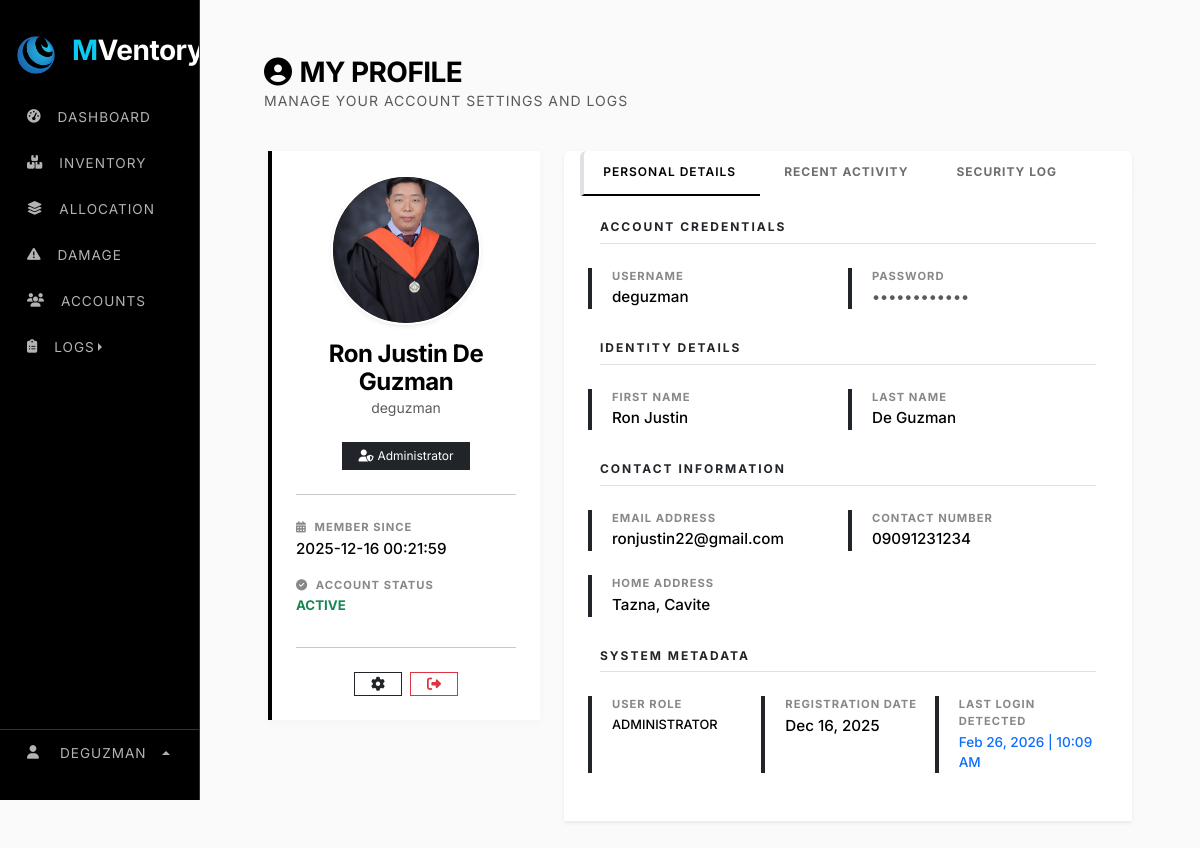
The app's page /web_content/profile.php (signed in), older data.
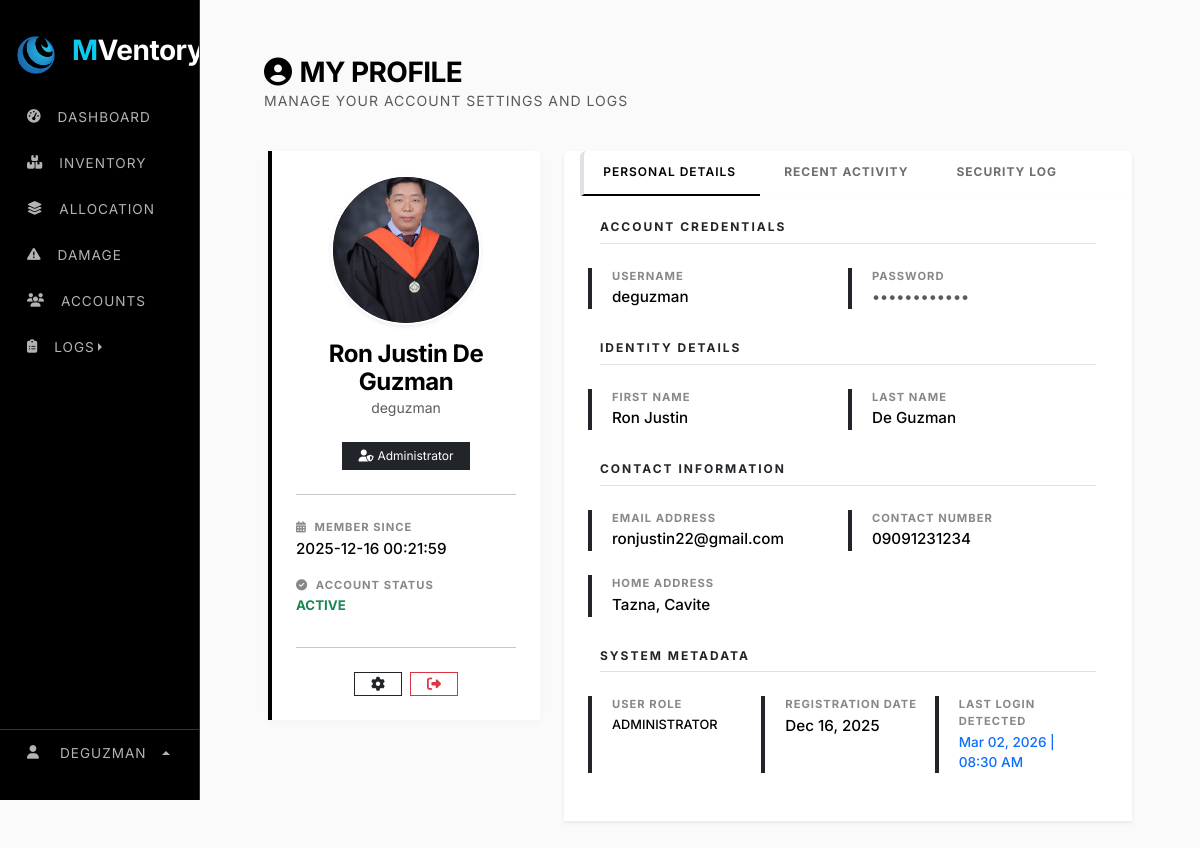
The same page, newer data.
### tables this page shows
CREATE TABLE `users` (
  `user_id` int(11) NOT NULL AUTO_INCREMENT,
  `role_id` varchar(15) NOT NULL,
  `username` varchar(9999) NOT NULL,
  `first_name` varchar(100) NOT NULL,
  `last_name` varchar(100) NOT NULL,
  `phone` varchar(11) NOT NULL,
  `address` varchar(500) DEFAULT NULL,
  `role` varchar(30) NOT NULL,
  `status` varchar(20) NOT NULL DEFAULT 'active',
  `email` varchar(150) NOT NULL,
  `password` varchar(255) NOT NULL,
  `profile_image` varchar(999) NOT NULL,
  `is_active` tinyint(1) DEFAULT 1,
  `is_login` tinyint(1) NOT NULL,
  `last_login` datetime DEFAULT NULL,
  `created_at` timestamp NOT NULL DEFAULT current_timestamp(),
  `deleted_at` timestamp NULL DEFAULT NULL,
  `last_activity` datetime DEFAULT current_timestamp(),
  PRIMARY KEY (`user_id`),
  UNIQUE KEY `email` (`email`)
);

### web_content/profile.php (the view, shortened to what the changed rows need)
<?php
    include "../render/connection.php";
    include "../src/cdn/cdn_links.php";
    $user = "SELECT * FROM users WHERE user_id = ".$_SESSION['user_id'];
    $user_result = $conn->query($user);
    $user_data = $user_result->fetch_assoc();
?>
<!doctype html>
<html lang="en">
    <head>
        <link rel="stylesheet" href="../src/style/main_style.css">
    <body>
        <div class="row">
        <?php include "../nav/sidebar_nav.php"; ?>
            <div class="col">
                <div class="main-content">
                    <div class="container mt-4">
                        <div class="row">
                            <div class="col-lg-4">
                                <div class="card shadow-sm border-0 mb-4 text-center p-4 metric-card-stark">
                                    <div class="avatar-circle-lg bg-dark shadow-sm rounded-circle d-flex align-items-center justify-content-center overflow-hidden border border-2 border-white"
                                        style="width: 150px; height: 150px;"> <?php
                                            $f_initial = !empty($user_data['first_name']) ? substr($user_data['first_name'], 0, 1) : '';
                                            $l_initial = !empty($user_data['last_name']) ? substr($user_data['last_name'], 0, 1) : '';
                                            $initials = strtoupper($f_initial . $l_initial) ?: "??";
                                            $profile_img = $user_data['profile_image'];
                                        ?>
                                        <?php if (!empty($profile_img) && file_exists($profile_img)): ?>
                                            <img src="<?= $profile_img ?>" alt="Profile" class="rounded-circle" style="width: 100%; height: 100%; object-fit: cover;">
                                        <?php else: ?>
                                            <div class="text-white fw-bold" style="font-size: 1.5rem; letter-spacing: 1px;">
                                                <?= $initials ?>
                                            </div>
                                        <?php endif; ?>
                                    </div>
                                    <h4 class="fw-bold mb-0"><?php echo $user_data['first_name'] . ' ' . $user_data['last_name']; ?></h4>
                                    <p class="text-muted small"><?php echo $user_data['username']; ?></p>
                                    <div class="mt-2">
                                        <span class="badge bg-dark text-white rounded-0 px-3 py-2 fw-normal small">
                                            <i class="fa-solid fa-user-shield me-1"></i><?php echo $user_data['role']; ?>
                                        </span>
                                    </div>
                                    <hr class="my-4 opacity-10">
                                    <div class="text-start">
                                        <div class="mb-3">
                                            <div class="info-label"><i class="fa-solid fa-calendar-days me-1"></i> Member Since</div>
                                            <div class="info-value"><?php echo $user_data['created_at']; ?></div>
                                        </div>
                                        <div class="mb-1">
                                            <div class="info-value">
                                                <span class="text-success small fw-bold"><?php echo strtoupper($user_data['status']); ?></span>
                                            </div>
                                        </div>
                                    </div>
                                    <hr class="my-3 opacity-10">
                                    <div class="d-flex justify-content-center gap-2 mt-2">
                                        <a class="btn btn-outline-dark btn-sm rounded-0 px-3" title="Settings" href="edit_profile.php">
                                        </a>
                                        <a class="btn btn-outline-danger btn-sm rounded-0 px-3" title="Logout" href="logout.php">
                                        </a>
                                    </div>
                                </div>
                            </div>
                            <div class="col-lg-8">
                                <div class="tab-content shadow-sm">
                                    <div class="tab-pane fade show active" id="details-content">
                                        <div class="card border-0 rounded-0 p-4">
                                            <div class="row">
                                                <div class="col-md-6 border-start border-4 border-dark mb-4">
                                                    <div class="info-label ps-2">Username</div>
                                                    <div class="info-value ps-2 mb-0"><?= $user_data['username']; ?></div>
                                                </div>
                                                <div class="col-md-6 border-start border-4 border-dark mb-4">
                                                    <div class="info-label ps-2">First Name</div>
                                                    <div class="info-value ps-2 mb-0"><?= !empty($user_data['first_name']) ? $user_data['first_name'] : '<span class="text-muted opacity-50">N/A</span>'; ?></div>
                                                </div>
                                                <div class="col-md-6 border-start border-4 border-dark mb-4">
                                                    <div class="info-label ps-2">Last Name</div>
                                                    <div class="info-value ps-2 mb-0"><?= !empty($user_data['last_name']) ? $user_data['last_name'] : '<span class="text-muted opacity-50">N/A</span>'; ?></div>
                                                </div>
                                                <div class="col-md-6 border-start border-4 border-dark mb-4">
                                                    <div class="info-label ps-2">Email Address</div>
                                                    <div class="info-value ps-2 mb-0"><?= !empty($user_data['email']) ? $user_data['email'] : '<span class="text-muted opacity-50">N/A</span>'; ?></div>
                                                </div>
                                                <div class="col-md-6 border-start border-4 border-dark mb-4">
                                                    <div class="info-label ps-2">Contact Number</div>
                                                    <div class="info-value ps-2 mb-0"><?= !empty($user_data['phone']) ? $user_data['phone'] : '<span class="text-muted opacity-50">N/A</span>'; ?></div>
                                                </div>
                                                <div class="col-12 border-start border-4 border-dark mb-4">
                                                    <div class="info-label ps-2">Home Address</div>
                                                    <div class="info-value ps-2 mb-0"><?= !empty($user_data['address']) ? $user_data['address'] : '<span class="text-muted opacity-50">N/A</span>'; ?></div>
                                                </div>
                                                <div class="col-md-4 border-start border-4 border-dark mb-4">
                                                    <div class="info-label ps-2">User Role</div>
                                                    <div class="info-value ps-2 mb-0 text-uppercase" style="font-size: 0.8rem;"><?= $user_data['role']; ?></div>
                                                </div>
                                                <div class="col-md-4 border-start border-4 border-dark mb-4">
                                                    <div class="info-label ps-2">Registration Date</div>
                                                    <div class="info-value ps-2 mb-0"><?= date("M d, Y", strtotime($user_data['created_at'])); ?></div>
                                                </div>
                                                <div class="col-md-4 border-start border-4 border-dark mb-4">
                                                    <div class="info-label ps-2">Last Login Detected</div>
                                                    <div class="info-value ps-2 mb-0 text-primary" style="font-size: 0.85rem;">
                                                        <?= !empty($user_data['last_login']) ? date("M d, Y | h:i A", strtotime($user_data['last_login'])) : 'First Session'; ?>
                                                    </div>
                                                </div>
                                            </div>
                                        </div>
                                    </div>
                                </div>
                            </div>
                        </div>
                    </div>
                </div>
            </div>
        </div>
    </body>
</html>

Row changes from the older to the newer data that the page shows:
changed users "Ron Justin": last_login "Feb 26, 2026 | 10:09 AM" → "Mar 02, 2026 | 08:30 AM"
